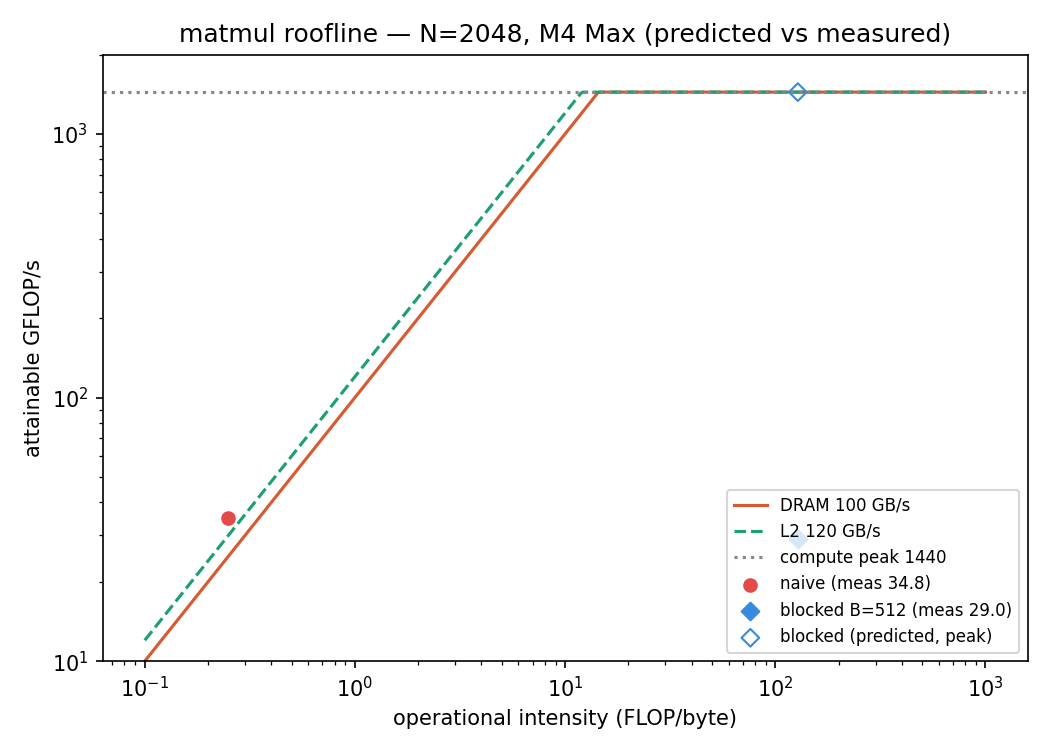

This figure's Python source:
import numpy as np
import matplotlib.pyplot as plt

PEAK   = 1440.0   # GFLOP/s, NEON all-core peak (verify FMA-unit count!)
BW_L2  = 120.0    # GB/s, measured --bw L2 plateau
BW_DR  = 100.0    # GB/s, measured --bw DRAM plateau

ai = np.logspace(-1, 3, 400)               # 0.1 .. 1000 FLOP/byte
roof_dram = np.minimum(PEAK, BW_DR * ai)
roof_l2   = np.minimum(PEAK, BW_L2 * ai)

fig, ax = plt.subplots(figsize=(7, 5))
ax.loglog(ai, roof_dram, label="DRAM 100 GB/s", color="#D85A30")
ax.loglog(ai, roof_l2,   label="L2 120 GB/s", color="#1D9E75", ls="--")
ax.axhline(PEAK, color="#888780", ls=":", label="compute peak 1440")

# measured points (predicted AI, MEASURED GFLOP/s)
ax.scatter(0.25, 34.8, color="#E24B4A", zorder=5, label="naive (meas 34.8)")
ax.scatter(128,  29.0, color="#378ADD", marker="D", zorder=5, label="blocked B=512 (meas 29.0)")
# predicted blocked point, for contrast
ax.scatter(128, PEAK, facecolors="none", edgecolors="#378ADD", marker="D", zorder=5,
           label="blocked (predicted, peak)")

ax.set_xlabel("operational intensity (FLOP/byte)")
ax.set_ylabel("attainable GFLOP/s")
ax.set_ylim(10, 2000)
ax.legend(fontsize=8, loc="lower right")
ax.set_title("matmul roofline — N=2048, M4 Max (predicted vs measured)")
fig.tight_layout()
fig.savefig("roofline.png", dpi=150)
